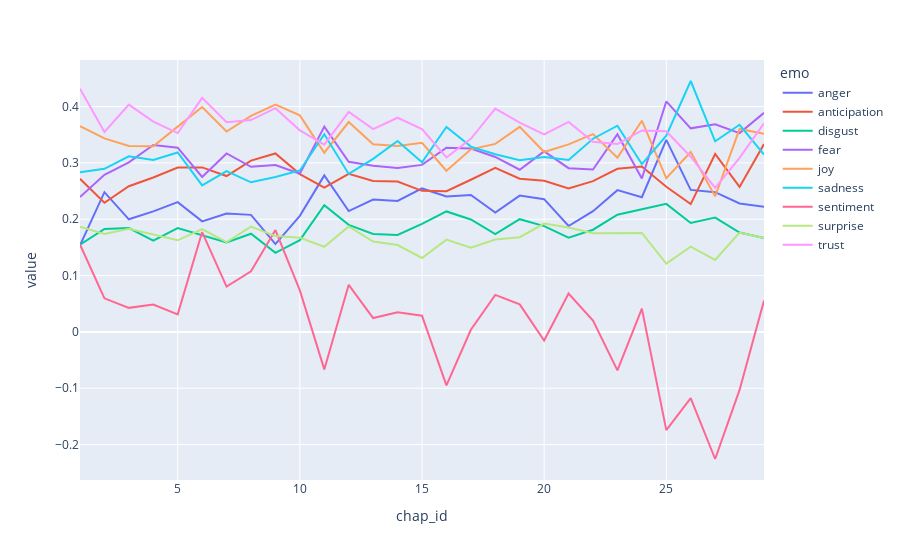

The code cell stored with this chart in its notebook:
### Code cell
CHAPS_thin_HAW = EMO_CHAPS.stack().to_frame().reset_index().rename(columns={0:'value','level_2':'emo'}).query("book_id in [3, 4, 5, 7]")
CHAPS_mean_H = CHAPS_thin_HAW.groupby(['chap_id', 'emo'])['value'].mean().reset_index()

px.line(CHAPS_mean_H, x='chap_id', y='value', color='emo')

### Figure 1 — Plotly figure (JSON) as saved in the notebook; plotly's stock layout.template omitted (floating-point values rounded to 4 significant figures)
{"data": [{"hovertemplate": "emo=anger<br>chap_id=%{x}<br>value=%{y}<extra></extra>", "legendgroup": "anger", "line": {"color": "#636efa", "dash": "solid"}, "marker": {"symbol": "circle"}, "mode": "lines", "name": "anger", "orientation": "v", "showlegend": true, "type": "scatter", "x": [1, 2, 3, 4, 5, 6, 7, 8, 9, 10, 11, 12, 13, 14, 15, 16, 17, 18, 19, 20, 21, 22, 23, 24, 25, 26, 27, 28, 29], "xaxis": "x", "y": [0.1537, 0.248, 0.1999, 0.2139, 0.2304, 0.1962, 0.2101, 0.2078, 0.156, 0.206, 0.2777, 0.2145, 0.2349, 0.2324, 0.2547, 0.2403, 0.243, 0.2119, 0.2419, 0.2357, 0.1879, 0.2144, 0.2516, 0.2392, 0.3409, 0.2521, 0.2481, 0.2279, 0.2222], "yaxis": "y"}, {"hovertemplate": "emo=anticipation<br>chap_id=%{x}<br>value=%{y}<extra></extra>", "legendgroup": "anticipation", "line": {"color": "#EF553B", "dash": "solid"}, "marker": {"symbol": "circle"}, "mode": "lines", "name": "anticipation", "orientation": "v", "showlegend": true, "type": "scatter", "x": [1, 2, 3, 4, 5, 6, 7, 8, 9, 10, 11, 12, 13, 14, 15, 16, 17, 18, 19, 20, 21, 22, 23, 24, 25, 26, 27, 28, 29], "xaxis": "x", "y": [0.2718, 0.2292, 0.2586, 0.2742, 0.2919, 0.292, 0.2767, 0.3041, 0.3167, 0.2801, 0.2563, 0.2807, 0.2681, 0.2669, 0.2505, 0.2497, 0.2701, 0.2912, 0.272, 0.2685, 0.2546, 0.2676, 0.2894, 0.2936, 0.2576, 0.2269, 0.3158, 0.2574, 0.3333], "yaxis": "y"}, {"hovertemplate": "emo=disgust<br>chap_id=%{x}<br>value=%{y}<extra></extra>", "legendgroup": "disgust", "line": {"color": "#00cc96", "dash": "solid"}, "marker": {"symbol": "circle"}, "mode": "lines", "name": "disgust", "orientation": "v", "showlegend": true, "type": "scatter", "x": [1, 2, 3, 4, 5, 6, 7, 8, 9, 10, 11, 12, 13, 14, 15, 16, 17, 18, 19, 20, 21, 22, 23, 24, 25, 26, 27, 28, 29], "xaxis": "x", "y": [0.155, 0.1828, 0.1843, 0.162, 0.1844, 0.1716, 0.1587, 0.1743, 0.1403, 0.163, 0.225, 0.1901, 0.1739, 0.1722, 0.1918, 0.2138, 0.1997, 0.1737, 0.2001, 0.1878, 0.1672, 0.1814, 0.208, 0.2177, 0.2273, 0.1933, 0.203, 0.1765, 0.1667], "yaxis": "y"}, {"hovertemplate": "emo=fear<br>chap_id=%{x}<br>value=%{y}<extra></extra>", "legendgroup": "fear", "line": {"color": "#ab63fa", "dash": "solid"}, "marker": {"symbol": "circle"}, "mode": "lines", "name": "fear", "orientation": "v", "showlegend": true, "type": "scatter", "x": [1, 2, 3, 4, 5, 6, 7, 8, 9, 10, 11, 12, 13, 14, 15, 16, 17, 18, 19, 20, 21, 22, 23, 24, 25, 26, 27, 28, 29], "xaxis": "x", "y": [0.2394, 0.2788, 0.3011, 0.3318, 0.3271, 0.2751, 0.3169, 0.2931, 0.2961, 0.2806, 0.3644, 0.3021, 0.2948, 0.2912, 0.2964, 0.3269, 0.3254, 0.3106, 0.2879, 0.3205, 0.2907, 0.2881, 0.3508, 0.2724, 0.4091, 0.3613, 0.3684, 0.3529, 0.3889], "yaxis": "y"}, {"hovertemplate": "emo=joy<br>chap_id=%{x}<br>value=%{y}<extra></extra>", "legendgroup": "joy", "line": {"color": "#FFA15A", "dash": "solid"}, "marker": {"symbol": "circle"}, "mode": "lines", "name": "joy", "orientation": "v", "showlegend": true, "type": "scatter", "x": [1, 2, 3, 4, 5, 6, 7, 8, 9, 10, 11, 12, 13, 14, 15, 16, 17, 18, 19, 20, 21, 22, 23, 24, 25, 26, 27, 28, 29], "xaxis": "x", "y": [0.3653, 0.3436, 0.3301, 0.3295, 0.3644, 0.3991, 0.3557, 0.3834, 0.4036, 0.3844, 0.3181, 0.3726, 0.333, 0.33, 0.3357, 0.2861, 0.3241, 0.3337, 0.364, 0.3192, 0.333, 0.351, 0.3094, 0.3749, 0.2727, 0.3193, 0.2406, 0.3603, 0.3519], "yaxis": "y"}, {"hovertemplate": "emo=sadness<br>chap_id=%{x}<br>value=%{y}<extra></extra>", "legendgroup": "sadness", "line": {"color": "#19d3f3", "dash": "solid"}, "marker": {"symbol": "circle"}, "mode": "lines", "name": "sadness", "orientation": "v", "showlegend": true, "type": "scatter", "x": [1, 2, 3, 4, 5, 6, 7, 8, 9, 10, 11, 12, 13, 14, 15, 16, 17, 18, 19, 20, 21, 22, 23, 24, 25, 26, 27, 28, 29], "xaxis": "x", "y": [0.2833, 0.2894, 0.3118, 0.305, 0.3184, 0.2601, 0.2853, 0.2656, 0.275, 0.2866, 0.3509, 0.2804, 0.3073, 0.339, 0.3012, 0.3637, 0.3289, 0.3153, 0.3047, 0.3106, 0.3053, 0.3429, 0.366, 0.2979, 0.3485, 0.4454, 0.3383, 0.3676, 0.3148], "yaxis": "y"}, {"hovertemplate": "emo=sentiment<br>chap_id=%{x}<br>value=%{y}<extra></extra>", "legendgroup": "sentiment", "line": {"color": "#FF6692", "dash": "solid"}, "marker": {"symbol": "circle"}, "mode": "lines", "name": "sentiment", "orientation": "v", "showlegend": true, "type": "scatter", "x": [1, 2, 3, 4, 5, 6, 7, 8, 9, 10, 11, 12, 13, 14, 15, 16, 17, 18, 19, 20, 21, 22, 23, 24, 25, 26, 27, 28, 29], "xaxis": "x", "y": [0.1552, 0.05962, 0.0427, 0.04851, 0.03118, 0.1772, 0.08036, 0.1076, 0.1807, 0.07383, -0.06654, 0.08361, 0.02462, 0.03488, 0.02881, -0.09484, 0.003783, 0.0658, 0.04888, -0.01533, 0.06809, 0.02, -0.06817, 0.04135, -0.1742, -0.1176, -0.2256, -0.1029, 0.05556], "yaxis": "y"}, {"hovertemplate": "emo=surprise<br>chap_id=%{x}<br>value=%{y}<extra></extra>", "legendgroup": "surprise", "line": {"color": "#B6E880", "dash": "solid"}, "marker": {"symbol": "circle"}, "mode": "lines", "name": "surprise", "orientation": "v", "showlegend": true, "type": "scatter", "x": [1, 2, 3, 4, 5, 6, 7, 8, 9, 10, 11, 12, 13, 14, 15, 16, 17, 18, 19, 20, 21, 22, 23, 24, 25, 26, 27, 28, 29], "xaxis": "x", "y": [0.1866, 0.1739, 0.1833, 0.1723, 0.1626, 0.1824, 0.1594, 0.1869, 0.1701, 0.1674, 0.1511, 0.1871, 0.1604, 0.1543, 0.1312, 0.1638, 0.1496, 0.164, 0.1682, 0.1923, 0.1855, 0.1752, 0.1758, 0.1756, 0.1212, 0.1513, 0.1278, 0.1765, 0.1667], "yaxis": "y"}, {"hovertemplate": "emo=trust<br>chap_id=%{x}<br>value=%{y}<extra></extra>", "legendgroup": "trust", "line": {"color": "#FF97FF", "dash": "solid"}, "marker": {"symbol": "circle"}, "mode": "lines", "name": "trust", "orientation": "v", "showlegend": true, "type": "scatter", "x": [1, 2, 3, 4, 5, 6, 7, 8, 9, 10, 11, 12, 13, 14, 15, 16, 17, 18, 19, 20, 21, 22, 23, 24, 25, 26, 27, 28, 29], "xaxis": "x", "y": [0.4317, 0.3548, 0.4034, 0.3733, 0.353, 0.4154, 0.3721, 0.3759, 0.3971, 0.3578, 0.3323, 0.3906, 0.36, 0.3802, 0.36, 0.3096, 0.3426, 0.3963, 0.3716, 0.3505, 0.3726, 0.3375, 0.3335, 0.3577, 0.3561, 0.3109, 0.2556, 0.3088, 0.3704], "yaxis": "y"}], "layout": {"legend": {"title": {"text": "emo"}, "tracegroupgap": 0}, "margin": {"t": 60}, "xaxis": {"anchor": "y", "domain": [0, 1], "title": {"text": "chap_id"}}, "yaxis": {"anchor": "x", "domain": [0, 1], "title": {"text": "value"}}}}
